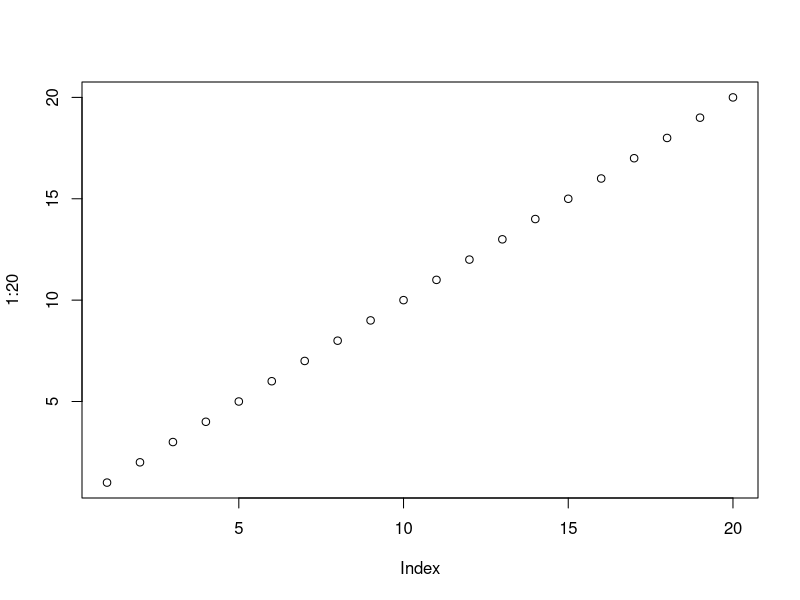
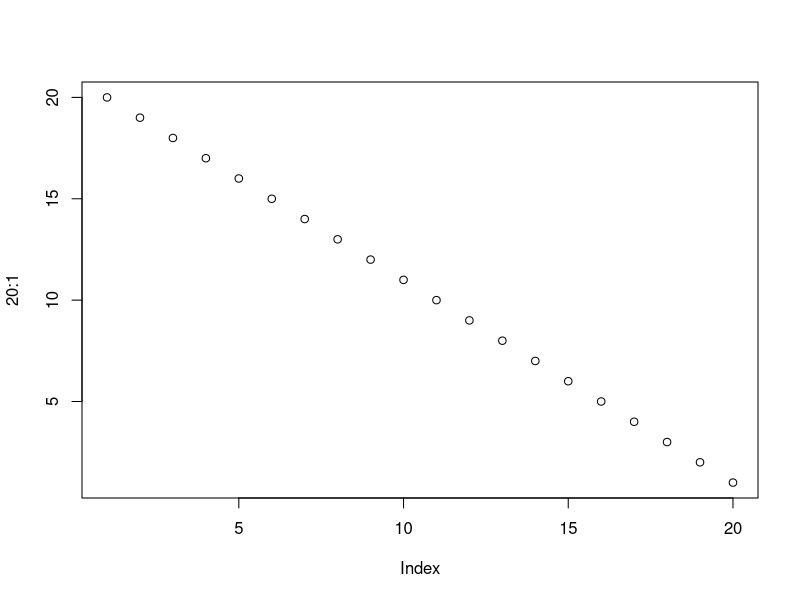

These figures' R source, in order:
## ---- chunk 1
geno <- matrix(NA, nrow=100, ncol=100, byrow=T)
print(dim(geno))
## ---- chunk 2
plot(1:20)
## ---- chunk 3
plot(20:1)
